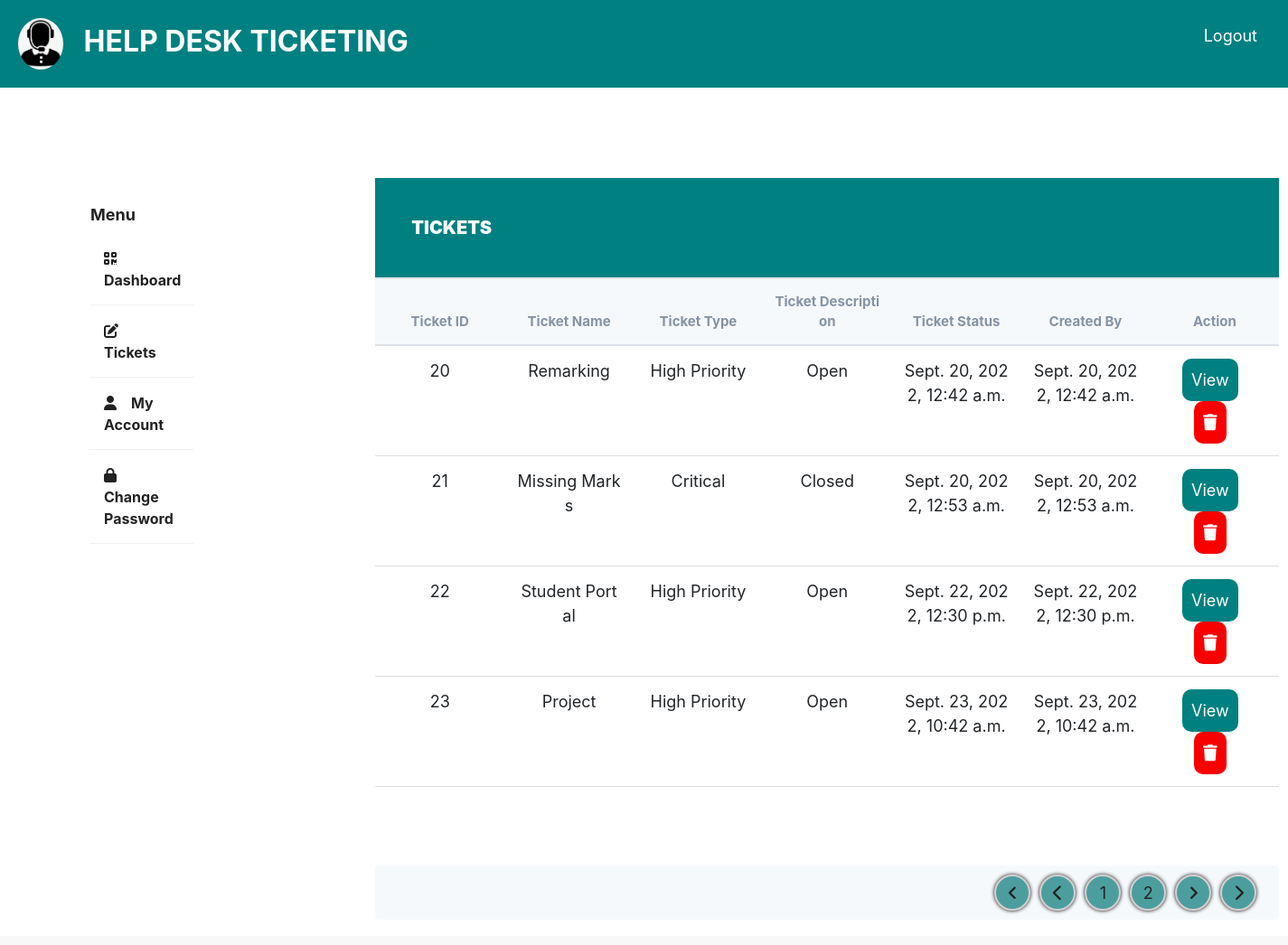
Before: /helpdesk/officer-tickets/ with the older database file.
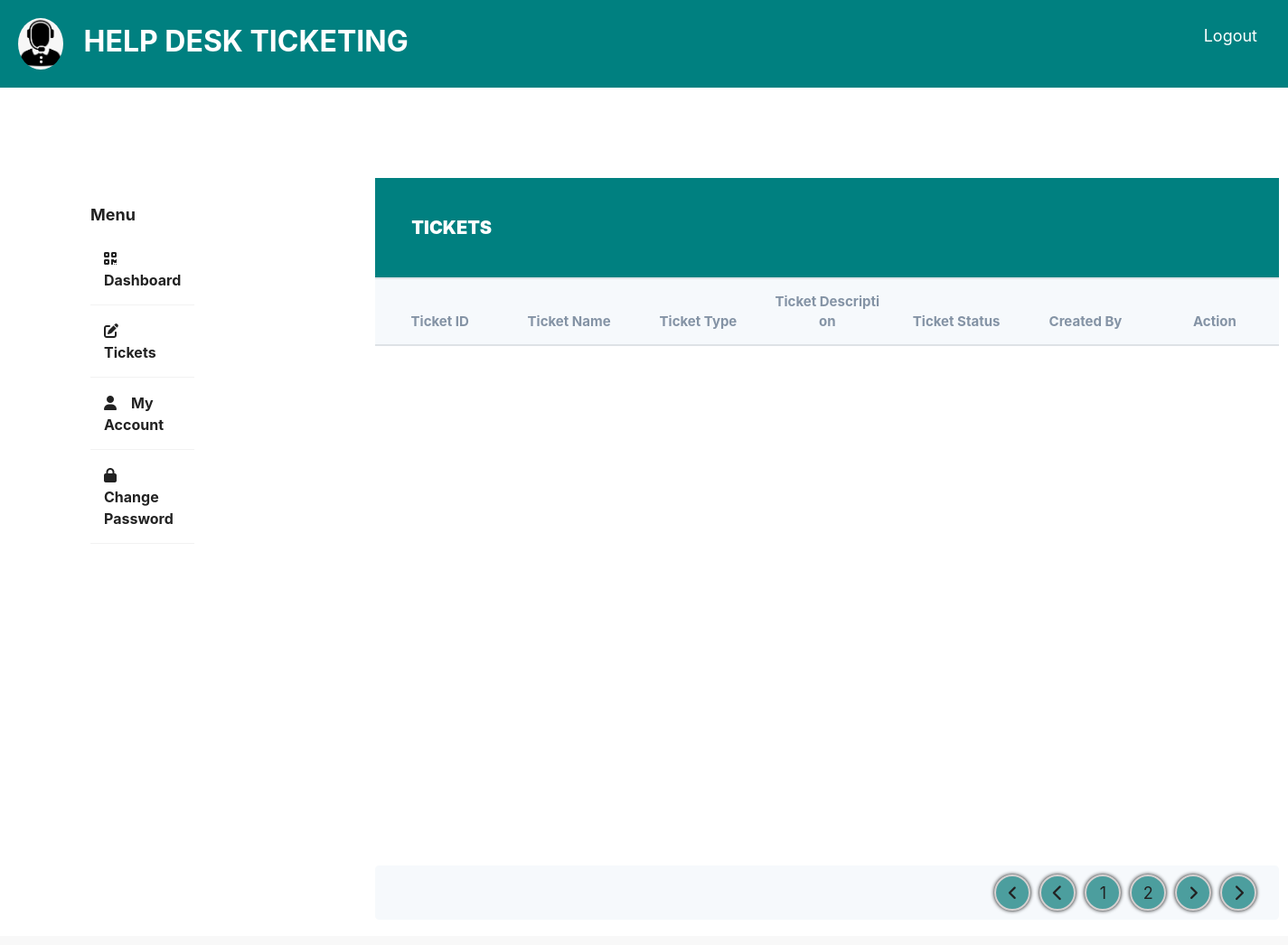
After: the same page with the newer database file.
### base/models.py (models this page shows, shortened)
class Ticket(models.Model):
    ticket_id = models.AutoField(primary_key=True)
    created_by = models.ForeignKey(Student, on_delete= models.CASCADE, null=True,related_name = 'created_by')
    closed_by = models.ForeignKey(Officer, on_delete= models.CASCADE, null=True, related_name = 'closed_by')
    ticket_name = models.CharField(max_length=200, blank=True)
    ticket_type = models.CharField(max_length=200, blank=True)
    ticket_description = models.TextField(max_length=200, blank=True)
    StatusChoices = [
        ('InProgress', 'InProgress'),
        ('Open', 'Open'),
        ('Closed', 'Closed'),
        ('Deferred', 'Deferred'),
    ]
    ticket_status = models.CharField(max_length=200, choices=StatusChoices,
        default= 'Open', blank=True)
    created_at = models.DateTimeField(default=datetime.now, blank=True)
    updated_at = models.DateTimeField(default=datetime.now, blank=True)
    class Meta:
        ordering = ['-created_by']

### base/views.py (the view)
# urls.py: path('officer-tickets/', views.Officer_Tickets.as_view(), name='officer-tickets'),
class Officer_Tickets(ListView):
    model = Ticket
    template_name = 'officer/tickets.html'

### templates/officer/tickets.html
{% extends 'portal.html'%}
{% load static %}
{% block content %}
<div class="wrapper">
    <div class="sidebar">
        <h4>Menu</h4>
        <ul>
            <li><a href="{% url 'officer-dashboard'%}"><i class="fa-solid fa-qrcode"></i>Dashboard</a></li>
            <li><a href="{% url 'officer-tickets'%}"><i class="fa-solid fa-pen-to-square"></i>Tickets</a></li>
            <li><a href="{% url 'officer-account'%}"><i class="fa-solid fa-user"></i>My Account</a></li>
            <li><a href="{% url 'officer-change-password'%}"><i class="fa-solid fa-lock"></i>Change Password</a></li>
        </ul>
    </div>
    <div class="main_content">
        <div class="header">TICKETS</div>
        <div class="table">
            <div class="table_section">
                <table>
                    <thead>
                        <tr>
                            <th>Ticket ID</th>
                            <th>Ticket Name</th>
                            <th>Ticket Type</th>
                            <th>Ticket Description</th>
                            <th>Ticket Status</th>
                            <th>Created By</th>
                            <th>Action</th>
                        </tr>
                    </thead>
                    <tbody>
                        {% for ticket in object_list %}
                        <tr>
                            <td>{{ ticket.ticket_id }}</td>
                            <td>{{ ticket.ticket_name }}</td>
                            <td>{{ ticket.ticket_type }}</td>
                            <td>{{ ticket.ticket_status }}</td>
                            <td>{{ ticket.created_at}}</td>
                            <td>{{ ticket.updated_at}}</td>
                            <td>
                                <a href="{%url 'close-ticket' ticket.ticket_id %}"><button>View</button></a>
                                <button><i class="fa-solid fa-trash"></i></button>
                            </td>
                        </tr>
                        {% endfor %}
                    </tbody>
                </table>
            </div>
            <div class="pagination">
                <div><i class="fa-solid fa-angle-left"></i></div>
                <div><i class="fa-solid fa-chevron-left"></i></div>
                <div>1</div>
                <div>2</div>
                <div><i class="fa-solid fa-angle-right"></i></div>
                <div><i class="fa-solid fa-chevron-right"></i></div>
            </div>
        </div>
    </div>
</div>
{% endblock content %}

### templates/portal.html (shortened to what this page needs)
<!DOCTYPE html>
<html lang="en">
<head>
    <link rel="stylesheet" href="https://cdnjs.cloudflare.com/ajax/libs/twitter-bootstrap/4.1.3/css/bootstrap.min.css">
    <link rel="stylesheet" href="https://cdnjs.cloudflare.com/ajax/libs/ionicons/2.0.1/css/ionicons.min.css">
    <link rel="stylesheet" href="fonts/material-icon/css/material-design-iconic-font.min.css">
    <link rel="stylesheet" href="https://cdnjs.cloudflare.com/ajax/libs/font-awesome/6.2.0/css/all.min.css">
    <link rel="stylesheet" href="/static/style.css" />
</head>
<body>
    <nav class="navbar">
        <div class="logo"><img class="desk-logo" src="/static/helpdesk.png" alt="Desk Logo"> HELP DESK TICKETING</div>
        <ul class="nav-links">
            <div class="menu">
                <li><a href="{% url 'logout'%}">Logout</a></li>
            </div>
        </ul>
    </nav>
    {%block content%}
    {%endblock content%}
</body>
</html>

### static/style.css (style rules this page uses)
* { margin: 0; padding: 0; box-sizing: border-box; }
html { font-family: Poppins; font-size: 18px; line-height: 1.8; color: #222; background: #f8f8f8; font-weight: 400; font-family: Poppins; }
a { text-decoration: none; }
ul.nav-links { list-style: none; }
.navbar { display: flex; align-items: center; justify-content: space-between; padding: 20px; background-color: teal; color: #fff; }
.nav-links a { color: #fff; }
.logo { font-size: 32px; font-weight: 700; }
.desk-logo { border-radius: 50%; border: 1px; width: 50px; margin-right: 15px; }
.menu { display: flex; gap: 1em; font-size: 18px; }
.menu li { padding: 5px 14px; }
.wrapper { display: flex; position: relative; margin: 100px; }
.wrapper .sidebar { width: 300px; height: 100%; background: #fff; padding: 30px 0px; position: sticky; }
.wrapper .sidebar h4 { color: #222; text-align: left; font-size: 18px; font-weight: 700; }
.wrapper .sidebar ul li { padding: 15px; border-bottom: 1px solid #fff; border-bottom: 1px solid rgba(0, 0, 0, 0.05); border-top: 1px solid rgba(255, 255, 255, 0.05); list-style: none; transition: .4s; }
.wrapper .sidebar ul li a { color: #222; display: block; font-size: 16px; font-weight: 700; }
.sidebar ul a i { margin-right: 16px; }
.wrapper .main_content { width: 100%; margin-left: 200px; }
.wrapper .main_content .header { padding: 40px; background: teal; color: #fff; border-bottom: 1px solid #e0e4e8; border-top: 30px; font-weight: 1000; width: 100%; font-size: 20px; }
table { width: 100%; table-layout: fixed; }
.table { width: 100%; table-layout: fixed; min-width: 1000px; border-collapse: collapse; }
.table_section { height: 650px; overflow: auto; min-width: 100px; }
thead th { position: sticky; top: 0; background-color: #f6f9fc; color: #8493a5; font-size: 15px; }
th, td { border-bottom: 1px solid #dddddd; padding: 10px 20px; word-break: break-all; text-align: center; }
.pagination { display: flex; justify-content: flex-end; width: 100%; padding: 10px 20px; background: #f6f9fc; }
.pagination div { padding: 10px; border: 2px solid #d5d0d0; height: 40px; width: 40px; border-radius: 20px; display: flex; justify-content: center; align-items: center; background-color: #4c9e9e; color: #222; box-shadow: 0px 0px 4px 0px rgba(0, 0, 0, 75); margin: 0 5px; cursor: pointer; }

Changed rows visible on the page:
removed Ticket: ticket_id "20", ticket_name "Remarking", ticket_type "High Priority", ticket_status "Open", created_at "Sept. 20, 2022, 12:42 a.m.", updated_at "Sept. 20, 2022, 12:42 a.m."
removed Ticket: ticket_id "21", ticket_name "Missing Marks", ticket_type "Critical", ticket_status "Closed", created_at "Sept. 20, 2022, 12:53 a.m.", updated_at "Sept. 20, 2022, 12:53 a.m."
removed Ticket: ticket_id "22", ticket_name "Student Portal", ticket_type "High Priority", ticket_status "Open", created_at "Sept. 22, 2022, 12:30 p.m.", updated_at "Sept. 22, 2022, 12:30 p.m."
removed Ticket: ticket_id "23", ticket_name "Project", ticket_type "High Priority", ticket_status "Open", created_at "Sept. 23, 2022, 10:42 a.m.", updated_at "Sept. 23, 2022, 10:42 a.m."
